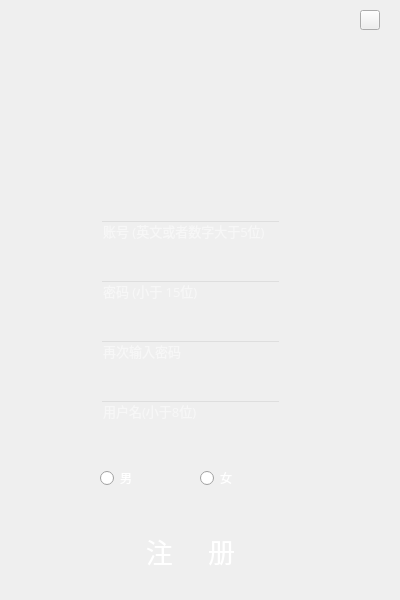
<?xml version="1.0" encoding="UTF-8"?>
<ui version="4.0">
 <class>Register</class>
 <widget class="QWidget" name="Register">
  <property name="geometry">
   <rect>
    <x>0</x>
    <y>0</y>
    <width>400</width>
    <height>600</height>
   </rect>
  </property>
  <property name="windowTitle">
   <string>Form</string>
  </property>
  <widget class="QLabel" name="label">
   <property name="geometry">
    <rect>
     <x>-60</x>
     <y>10</y>
     <width>511</width>
     <height>291</height>
    </rect>
   </property>
   <property name="text">
    <string/>
   </property>
   <property name="pixmap">
    <pixmap resource="resource.qrc">:/resource/amy2.png</pixmap>
   </property>
  </widget>
  <widget class="QLineEdit" name="account">
   <property name="geometry">
    <rect>
     <x>100</x>
     <y>220</y>
     <width>181</width>
     <height>21</height>
    </rect>
   </property>
   <property name="font">
    <font>
     <family>华文行楷</family>
     <pointsize>10</pointsize>
    </font>
   </property>
   <property name="styleSheet">
    <string notr="true">background:transparent;
color: rgb(255, 255, 255);</string>
   </property>
   <property name="inputMask">
    <string/>
   </property>
   <property name="text">
    <string/>
   </property>
   <property name="placeholderText">
    <string>账号 (英文或者数字大于5位)</string>
   </property>
  </widget>
  <widget class="QLineEdit" name="password2">
   <property name="geometry">
    <rect>
     <x>100</x>
     <y>340</y>
     <width>181</width>
     <height>21</height>
    </rect>
   </property>
   <property name="font">
    <font>
     <family>华文行楷</family>
     <pointsize>10</pointsize>
    </font>
   </property>
   <property name="styleSheet">
    <string notr="true">background:transparent;
color: rgb(255, 255, 255);</string>
   </property>
   <property name="inputMask">
    <string/>
   </property>
   <property name="text">
    <string/>
   </property>
   <property name="echoMode">
    <enum>QLineEdit::Password</enum>
   </property>
   <property name="placeholderText">
    <string>再次输入密码</string>
   </property>
  </widget>
  <widget class="QLineEdit" name="password1">
   <property name="geometry">
    <rect>
     <x>100</x>
     <y>280</y>
     <width>181</width>
     <height>21</height>
    </rect>
   </property>
   <property name="font">
    <font>
     <family>华文行楷</family>
     <pointsize>10</pointsize>
    </font>
   </property>
   <property name="styleSheet">
    <string notr="true">background:transparent;
color: rgb(255, 255, 255);</string>
   </property>
   <property name="inputMask">
    <string/>
   </property>
   <property name="text">
    <string/>
   </property>
   <property name="echoMode">
    <enum>QLineEdit::Password</enum>
   </property>
   <property name="placeholderText">
    <string>密码 (小于 15位)</string>
   </property>
  </widget>
  <widget class="QLineEdit" name="name">
   <property name="geometry">
    <rect>
     <x>100</x>
     <y>400</y>
     <width>181</width>
     <height>21</height>
    </rect>
   </property>
   <property name="font">
    <font>
     <family>华文行楷</family>
     <pointsize>10</pointsize>
    </font>
   </property>
   <property name="styleSheet">
    <string notr="true">background:transparent;
color: rgb(255, 255, 255);</string>
   </property>
   <property name="inputMask">
    <string/>
   </property>
   <property name="text">
    <string/>
   </property>
   <property name="placeholderText">
    <string>用户名(小于8位)</string>
   </property>
  </widget>
  <widget class="QLabel" name="label_2">
   <property name="geometry">
    <rect>
     <x>60</x>
     <y>190</y>
     <width>300</width>
     <height>80</height>
    </rect>
   </property>
   <property name="text">
    <string/>
   </property>
   <property name="pixmap">
    <pixmap resource="resource.qrc">:/resource/zhuce.png</pixmap>
   </property>
  </widget>
  <widget class="QLabel" name="label_3">
   <property name="geometry">
    <rect>
     <x>60</x>
     <y>250</y>
     <width>300</width>
     <height>80</height>
    </rect>
   </property>
   <property name="text">
    <string/>
   </property>
   <property name="pixmap">
    <pixmap resource="resource.qrc">:/resource/mima.png</pixmap>
   </property>
  </widget>
  <widget class="QLabel" name="label_4">
   <property name="geometry">
    <rect>
     <x>60</x>
     <y>310</y>
     <width>300</width>
     <height>80</height>
    </rect>
   </property>
   <property name="text">
    <string/>
   </property>
   <property name="pixmap">
    <pixmap resource="resource.qrc">:/resource/denglu2.png</pixmap>
   </property>
  </widget>
  <widget class="QRadioButton" name="man">
   <property name="geometry">
    <rect>
     <x>100</x>
     <y>470</y>
     <width>89</width>
     <height>16</height>
    </rect>
   </property>
   <property name="styleSheet">
    <string notr="true">color: rgb(255, 255, 255);</string>
   </property>
   <property name="text">
    <string>男</string>
   </property>
  </widget>
  <widget class="QRadioButton" name="women">
   <property name="geometry">
    <rect>
     <x>200</x>
     <y>470</y>
     <width>89</width>
     <height>16</height>
    </rect>
   </property>
   <property name="styleSheet">
    <string notr="true">color: rgb(255, 255, 255);</string>
   </property>
   <property name="text">
    <string>女</string>
   </property>
  </widget>
  <widget class="QLabel" name="label_5">
   <property name="geometry">
    <rect>
     <x>50</x>
     <y>440</y>
     <width>300</width>
     <height>80</height>
    </rect>
   </property>
   <property name="text">
    <string/>
   </property>
   <property name="pixmap">
    <pixmap resource="resource.qrc">:/resource/zhanghao.png</pixmap>
   </property>
  </widget>
  <widget class="QLabel" name="label_6">
   <property name="geometry">
    <rect>
     <x>50</x>
     <y>370</y>
     <width>300</width>
     <height>80</height>
    </rect>
   </property>
   <property name="text">
    <string/>
   </property>
   <property name="pixmap">
    <pixmap resource="resource.qrc">:/resource/lixian.png</pixmap>
   </property>
  </widget>
  <widget class="QPushButton" name="close">
   <property name="geometry">
    <rect>
     <x>360</x>
     <y>10</y>
     <width>20</width>
     <height>20</height>
    </rect>
   </property>
   <property name="styleSheet">
    <string notr="true">border-image: url(:/resource/tuichu2.png)</string>
   </property>
   <property name="text">
    <string/>
   </property>
  </widget>
  <widget class="QPushButton" name="RegisterBtn">
   <property name="geometry">
    <rect>
     <x>40</x>
     <y>510</y>
     <width>301</width>
     <height>81</height>
    </rect>
   </property>
   <property name="font">
    <font>
     <family>楷体</family>
     <pointsize>20</pointsize>
    </font>
   </property>
   <property name="styleSheet">
    <string notr="true">background-image:url(:/resource/zhuce.png);
color: rgb(255, 255, 255);
</string>
   </property>
   <property name="text">
    <string>注     册</string>
   </property>
   <property name="flat">
    <bool>true</bool>
   </property>
  </widget>
  <zorder>label</zorder>
  <zorder>label_6</zorder>
  <zorder>label_5</zorder>
  <zorder>label_4</zorder>
  <zorder>label_3</zorder>
  <zorder>label_2</zorder>
  <zorder>account</zorder>
  <zorder>password2</zorder>
  <zorder>password1</zorder>
  <zorder>name</zorder>
  <zorder>man</zorder>
  <zorder>women</zorder>
  <zorder>close</zorder>
  <zorder>RegisterBtn</zorder>
 </widget>
 <resources>
  <include location="resource.qrc"/>
 </resources>
 <connections/>
</ui>
